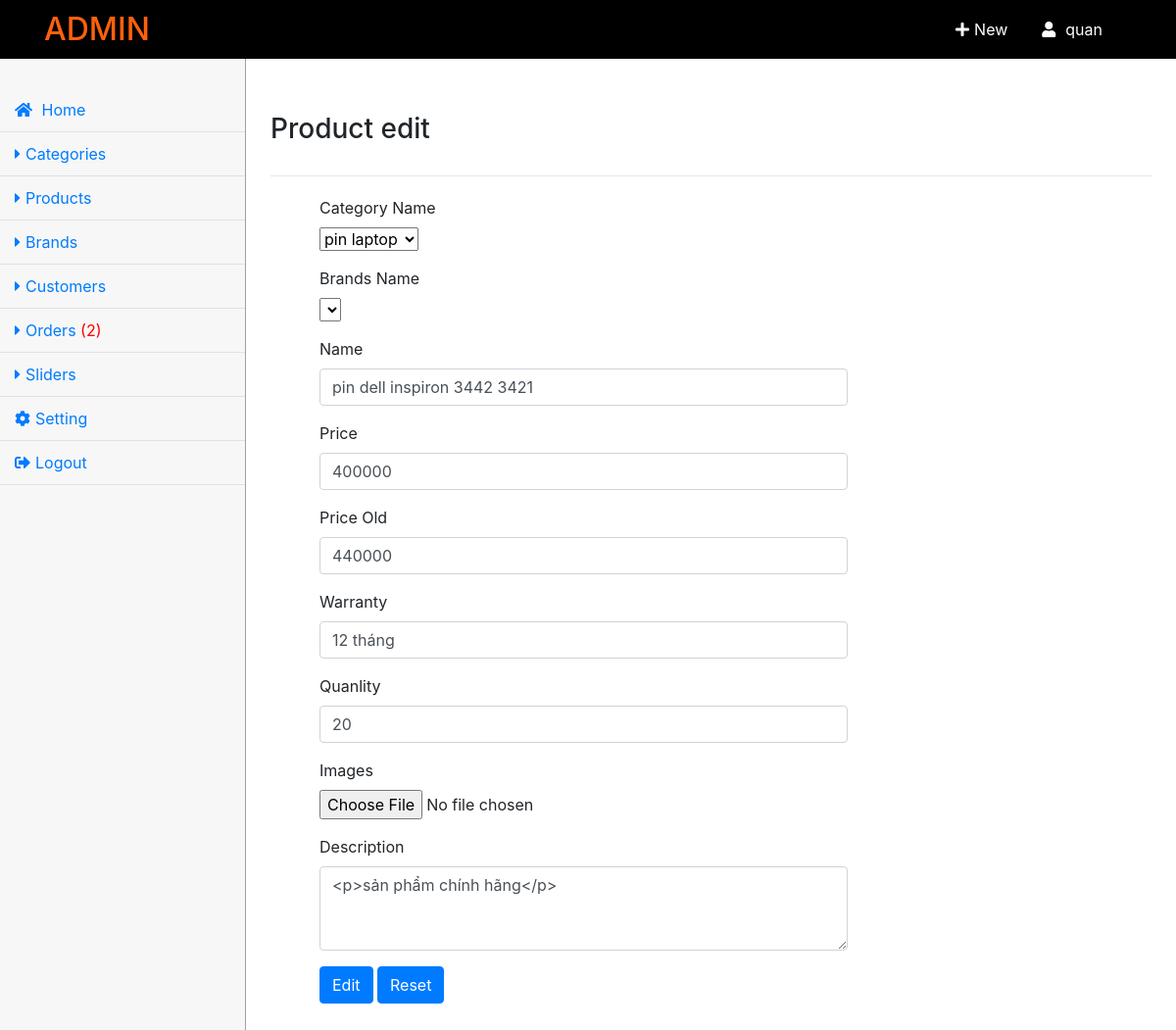
Page /admin/index.php?layout=product_edit&id=34 (signed in) on the committed database.
### tables this page shows
CREATE TABLE `brands` (
  `brand_id` int(100) NOT NULL,
  `cate_id` int(100) NOT NULL,
  `brand_name` varchar(255) NOT NULL
);

CREATE TABLE `categories` (
  `cate_id` int(20) NOT NULL,
  `cate_name` varchar(255) NOT NULL
);

CREATE TABLE `products` (
  `product_id` int(100) NOT NULL,
  `brand_id` int(100) NOT NULL,
  `product_name` varchar(255) NOT NULL,
  `product_price` int(20) NOT NULL,
  `product_price_old` int(20) DEFAULT 0,
  `product_image` varchar(255) NOT NULL,
  `product_quanlity` int(20) NOT NULL,
  `product_warranty` varchar(255) NOT NULL,
  `product_detail` varchar(255) NOT NULL
);

### admin/product_edit.php (the view, shortened to what this page needs)
<?php
$id= (int)$_GET['id'];
$sql= "SELECT * FROM products INNER JOIN brands ON products.brand_id=brands.brand_id WHERE product_id=$id ";
$query= mysqli_query($conn, $sql);
$row= mysqli_fetch_array($query);
 ?>
<h3>Product edit</h3>
<div class="main-body">
    <form action="" method="POST" enctype="multipart/form-data">
        <div class="form-group">
            <label>Category Name</label>
            <select id="cate_id" class="d-block" name="cate_id">
                <?php
                $sql1= "SELECT * FROM categories";
                $query1= mysqli_query($conn, $sql1);
                while($row1= mysqli_fetch_array($query1)){
                 ?>
                <option <?php if($row['cate_id']==$row1['cate_id']) echo "selected"; ?> value="<?php echo $row1['cate_id']; ?>"><?php echo $row1['cate_name']; ?></option>
            <?php } ?>
            </select>
        </div>
        <div class="form-group">
            <label>Brands Name</label>
            <select id="brand_id" brand_id="<?php echo $row['brand_id']; ?>" class="d-block" name="brand_id">
            </select>
        </div>
        <div class="form-group">
            <label>Name</label>
            <input type="text" class="form-control" value="<?php echo $row['product_name']; ?>"  name="name" required="" placeholder="Please Enter  Name" />
        </div>
        <div class="form-group">
            <label>Price</label>
            <input type="number" class="form-control" value="<?php echo $row['product_price']; ?>" name="price" required="" placeholder="Please Enter Price" />
        </div>
        <div class="form-group">
            <label>Price Old</label>
            <input type="number" class="form-control" value="<?php echo $row['product_price_old']; ?>" name="price_old" placeholder="Please Enter Price Old" />
        </div>
        <div class="form-group">
            <label>Warranty</label>
            <input type="text" class="form-control" value="<?php echo $row['product_warranty']; ?>" name="warranty" required="" placeholder="Please Enter Warranty" />
        </div>
        <div class="form-group">
            <label>Quanlity</label>
            <input type="number" class="form-control" value="<?php echo $row['product_quanlity']; ?>" name="quanlity" required="" placeholder="Please Enter Quanlity" />
        </div>
        <div class="form-group">
            <label>Images</label><?php if(isset($error_image)) echo $error_image; ?>
            <input class="d-block" value="123" type="file" name="image">
        </div>
        <div class="form-group">
            <label>Description</label>
            <textarea id="editor" class="form-control" name="detail" required="" rows="3"><?php echo $row['product_detail']; ?></textarea>
        </div>
        <div class="form-group">
            <button type="submit" name="submit" class="btn btn-primary">Edit</button>
            <button type="reset" class="btn btn-primary">Reset</button>
        </div>
    </form>
</div>

### admin/css/style.css (style rules this page uses)
*, .row { margin: 0; padding: 0; box-sizing: border-box; }
:root { font-size: 16px; font-family: "Helvetica Neue",Helvetica,Arial,sans-serif; color: black; }
.main>h3 { padding: 30px 0px; border-bottom: 1px #E7E7E7 solid; }
.main-body { margin-top: 20px; }
.main-body>form { width: 60%; margin-left: 50px; padding-bottom: 80px; }

### rows in the picture
brands: cate_id "pin laptop"
products: name "pin dell inspiron 3442 3421", price "400000", price_old "440000", warranty "12 tháng", quanlity "20", detail "<p>sản phẩm chính hãng</p>"

### other values in the picture
$count_confirm "2"
